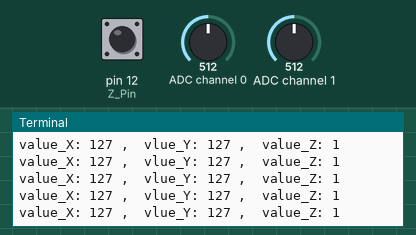
Bench run of a program on a simulated Raspberry Pi (header pin numbers). Parts: the last lines printed to the terminal. The test bench sets the inputs (shaded band); at power-on: ADC channel 0 = 512, ADC channel 1 = 512, pin 12 (Z_Pin) HIGH (analog values on the 0–1023 scale).

Above: at 1.2 s.
1.3 s: ADC channel 0 set to 716
At 2.2 s:
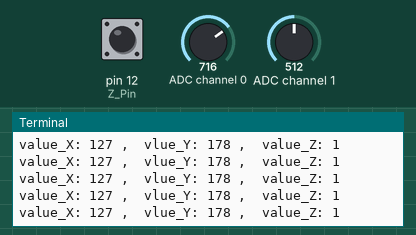
2.8 s: ADC channel 1 set to 716
At 3.6 s:
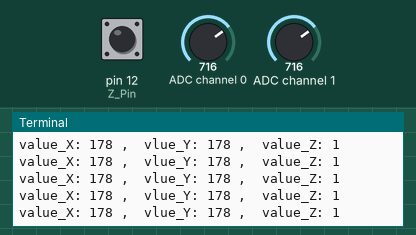
4.3 s: pin 12 (Z_Pin) pulled LOW for 0.15 s
5.9 s: ADC channel 0 set to 900
At 6.6 s:
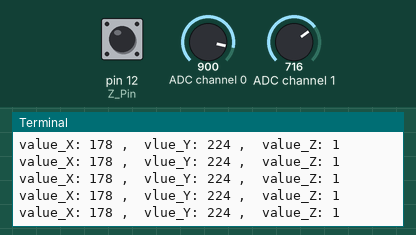
7.4 s: pin 12 (Z_Pin) pulled LOW for 1 s
9.9 s: ADC channel 1 set to 306
At 10.5 s:
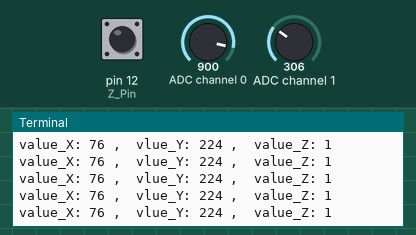
Timing chart, 0 to 12.4 s (numbered marks = the images above; inputs shaded):
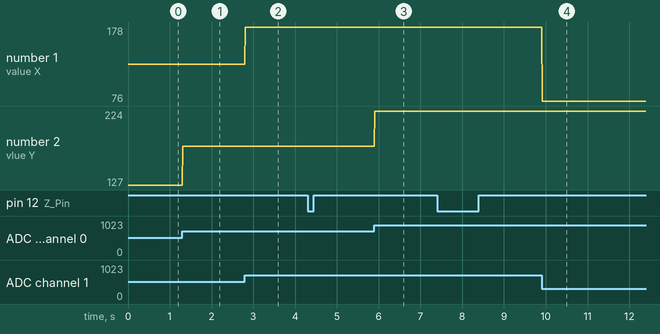

Measured:
- after the input at 1.3 s, the terminal: prints a new line at once (image 1)
- after the input at 2.8 s, the terminal: prints a new line at once (image 2)
- after the input at 5.9 s, the terminal: prints a new line at once (image 3)
- after the input at 9.9 s, the terminal: prints a new line at once (image 4)
- plotted number 1: 178 → 76 after the input at 9.9 s
- plotted number 2: 127 → 178 after the input at 1.3 s, 178 → 224 after the input at 5.9 s

The program:

Joystick.py
```python
#!/usr/bin/env python3
#############################################################################
# Filename    : Joystick.py
# Description : Read Joystick
# Author      : freenove
# modification: 2018/08/02
########################################################################
import RPi.GPIO as GPIO
import smbus
import time

address = 0x48
bus=smbus.SMBus(1)
cmd=0x40
Z_Pin = 12      #define pin for Z_Pin
def analogRead(chn):        #read ADC value
    bus.write_byte(address,cmd+chn)
    value = bus.read_byte(address)
    value = bus.read_byte(address)
    #value = bus.read_byte_data(address,cmd+chn)
    return value

def analogWrite(value):
    bus.write_byte_data(address,cmd,value)

def setup():
    global p_Red,p_Green,p_Blue
    GPIO.setmode(GPIO.BOARD)
    GPIO.setup(Z_Pin,GPIO.IN,GPIO.PUD_UP)   #set Z_Pin to pull-up mode
def loop():
    while True:
        val_Z = GPIO.input(Z_Pin)       #read digital quality of axis Z
        val_Y = analogRead(0)           #read analog quality of axis X and Y
        val_X = analogRead(1)
        print ('value_X: %d ,\tvlue_Y: %d ,\tvalue_Z: %d'%(val_X,val_Y,val_Z))
        time.sleep(0.01)

def destroy():
    bus.close()
    GPIO.cleanup()

if __name__ == '__main__':
    print ('Program is starting ... ')
    setup()
    try:
        loop()
    except KeyboardInterrupt:
        destroy()
```
